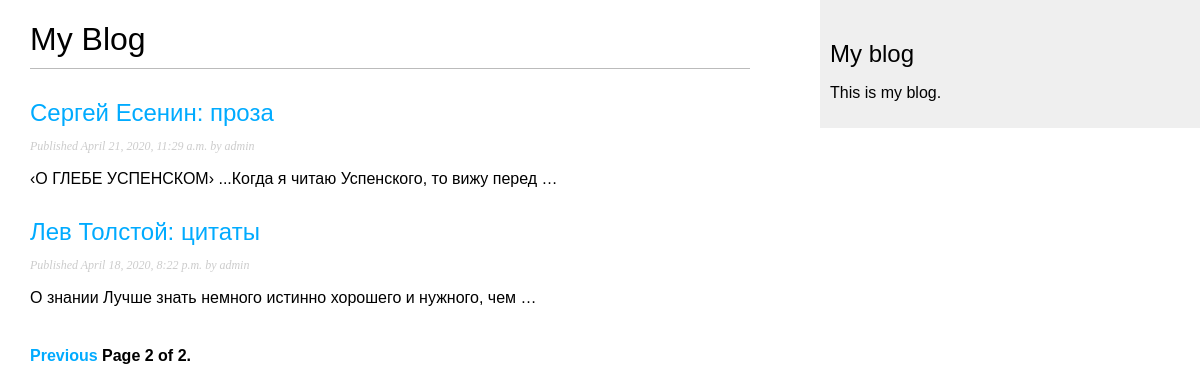
The app's page /blog/?page=2, older data.
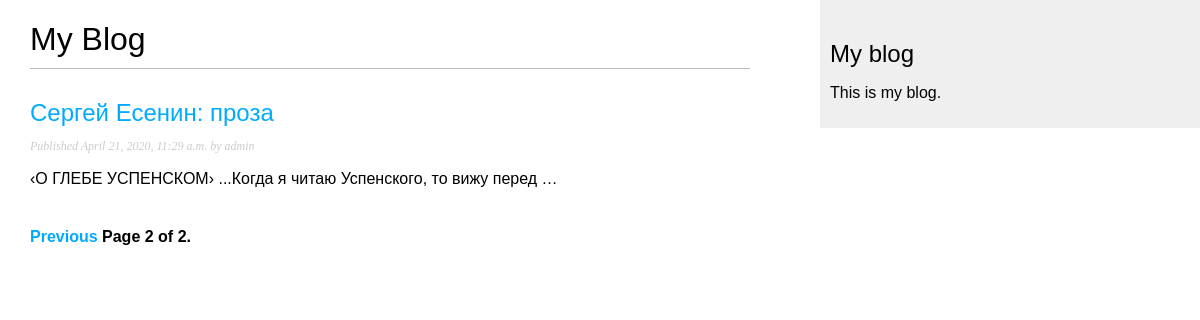
The same page, newer data.
### blog/models.py (models this page shows, shortened)
class Post(models.Model):
    objects = models.Manager()
    STATUS_CHOICES = (
		('draft', 'Draft'),
		('published', 'Published'),
    )
    title = models.CharField(max_length=250)
    slug = models.SlugField(max_length=250, unique_for_date='publish')
    author = models.ForeignKey(
        User,
		on_delete=models.CASCADE,
		related_name='blog_posts'
	)
    body = models.TextField()
    publish = models.DateTimeField(default=timezone.now)
    created = models.DateTimeField(auto_now_add=True)
    updated = models.DateTimeField(auto_now=True)
    status = models.CharField(
		max_length=10,
		choices=STATUS_CHOICES,
		default='draft'
	)
    class Meta:
        ordering = ('-publish',)
    def get_absolute_url(self):
        return reverse(
            'blog:post_detail',
            args=[
                self.publish.year,
                self.publish.month,
                self.publish.day,
                self.slug
                ]
            )

### blog/views.py (the view)
# urls.py: path('', views.post_list, name='post_list'),
def post_list(request):
    object_list = Post.objects.filter(status='published')
    paginator = Paginator(object_list, 2)
    page = request.GET.get('page')
    try:
        posts = paginator.page(page)
    except PageNotAnInteger:
        posts = paginator.page(1)
    except EmptyPage:
        posts = paginator.page(paginator.num_pages)
    return render(request, 'blog/post/list.html', {'page': page, 'posts': posts})

### blog/templates/blog/post/list.html (shortened to what this page needs)
{% extends "blog/base.html" %}
{% block content %}
<h1>My Blog</h1>
    {% for post in posts %}
        <h2><a href="{{ post.get_absolute_url }}">{{ post.title }}</a></h2>
        <p class="date">Published {{ post.publish }} by {{ post.author }}</p>
        {{ post.body|truncatewords:10|linebreaks }}
    {% endfor %}
{% include "pagination.html" with page=posts %}
{% endblock %}

Row changes from the older to the newer data that the page shows:
no longer on this page (row edited): Post: title "Лeв Толстой: цитаты", publish "April 18, 2020, 8:22 p.m.", author "admin", body "О знании Лучше знать немного истинно хорошего и нужного, чем …"
